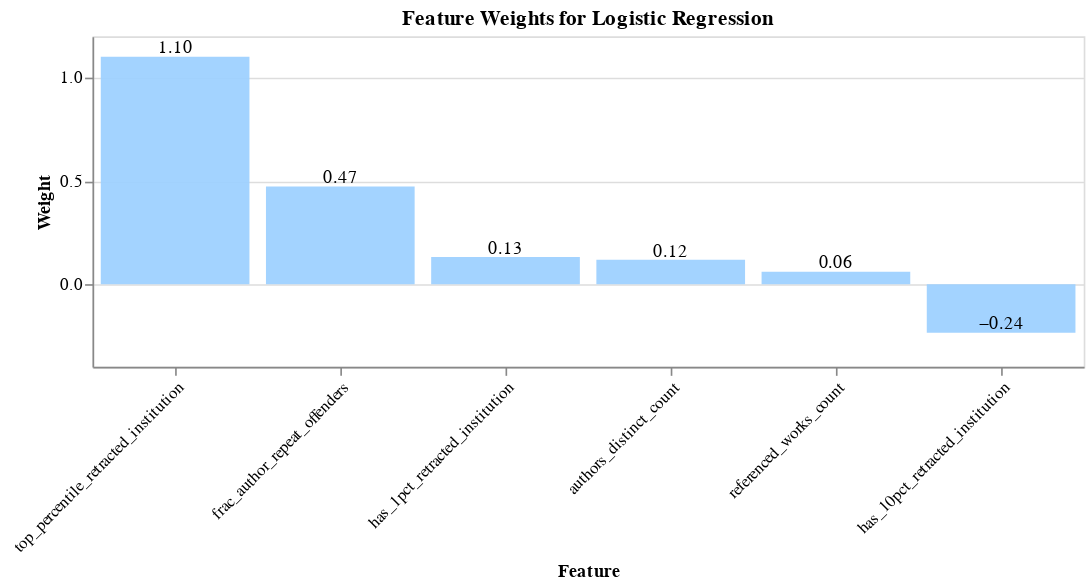

Notebook code cell kept with this figure:
### Code cell
base = alt.Chart(feature_weights, title=alt.Title('Feature Weights for Logistic Regression')).encode(
    y=alt.Y('weights').title('Weight'),
    x=alt.X('features', axis=alt.Axis(labelAngle=-45)).title('Feature').sort('-y'),
    text=alt.Text('weights', format='0.2f')
).properties(
    width = 600,
    height = 200
)

base.mark_bar() + base.mark_text(dy=-5)

### Figure 1 — Vega-Lite specification as saved in the notebook (floating-point values rounded to 4 significant figures)
{"config": {"title": {"font": "Arial"}, "axis": {"labelFont": "Arial", "titleFont": "Arial"}, "view": {"height": 300, "width": 600}, "mark": {"color": "#9fd1fff2", "fill": "#9fd1fff2"}}, "layer": [{"mark": {"type": "bar"}, "encoding": {"text": {"field": "weights", "format": "0.2f", "type": "quantitative"}, "x": {"axis": {"labelAngle": -45}, "field": "features", "sort": "-y", "title": "Feature", "type": "nominal"}, "y": {"field": "weights", "title": "Weight", "type": "quantitative"}}, "title": {"text": "Feature Weights for Logistic Regression"}}, {"mark": {"type": "text", "dy": -5}, "encoding": {"text": {"field": "weights", "format": "0.2f", "type": "quantitative"}, "x": {"axis": {"labelAngle": -45}, "field": "features", "sort": "-y", "title": "Feature", "type": "nominal"}, "y": {"field": "weights", "title": "Weight", "type": "quantitative"}}, "title": {"text": "Feature Weights for Logistic Regression"}}], "data": {"name": "data-0d4a8f6bb34e28166cc95d3a874aac58"}, "height": 200, "width": 600, "$schema": "https://vega.github.io/schema/vega-lite/v5.17.0.json", "datasets": {"data-0d4a8f6bb34e28166cc95d3a874aac58": [{"features": "frac_author_repeat_offenders", "weights": 0.4725}, {"features": "top_percentile_retracted_institution", "weights": 1.101}, {"features": "authors_distinct_count", "weights": 0.1177}, {"features": "referenced_works_count", "weights": 0.06004}, {"features": "has_1pct_retracted_institution", "weights": 0.1309}, {"features": "has_10pct_retracted_institution", "weights": -0.2351}]}}
